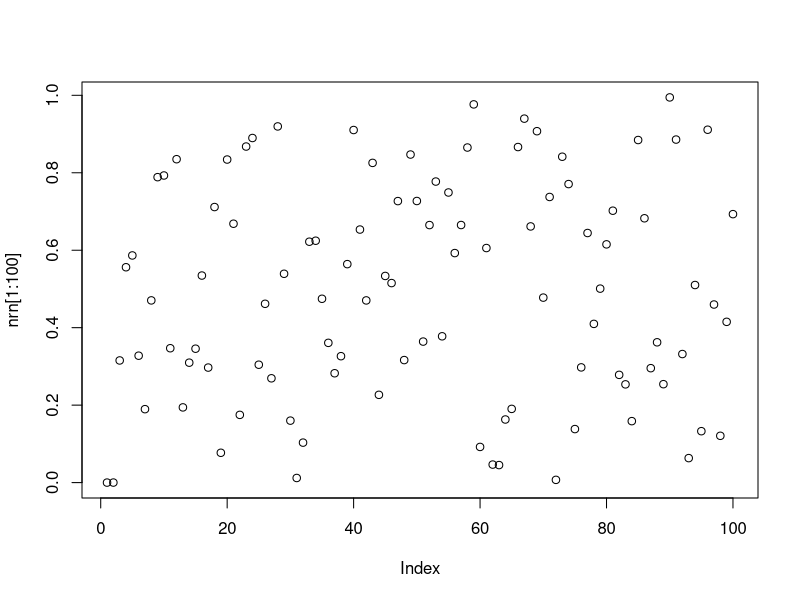
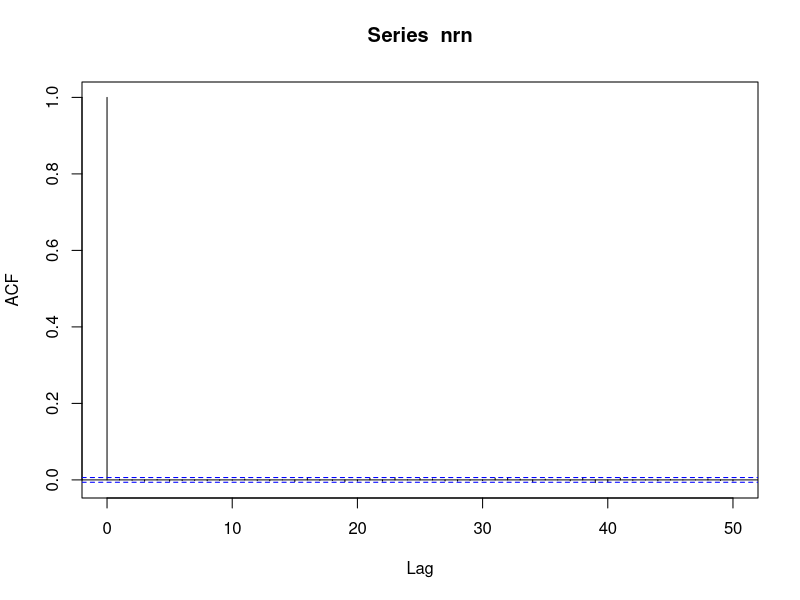
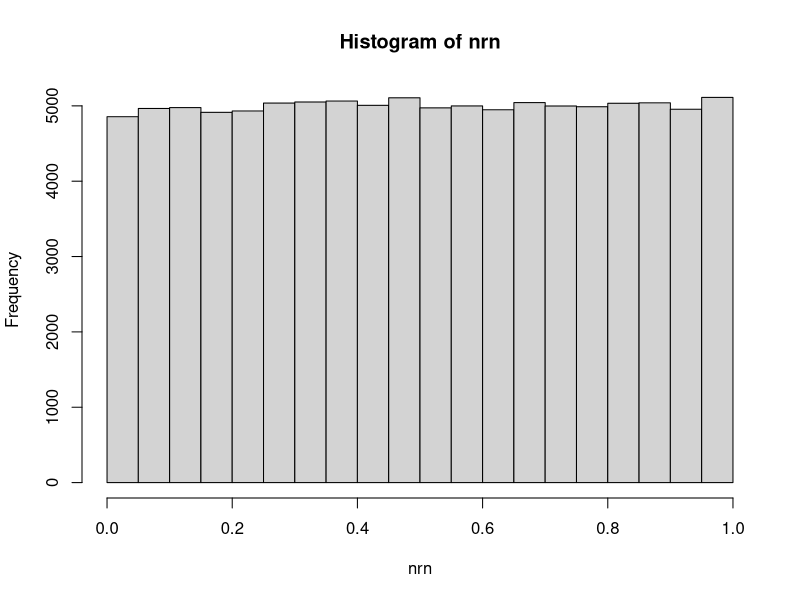
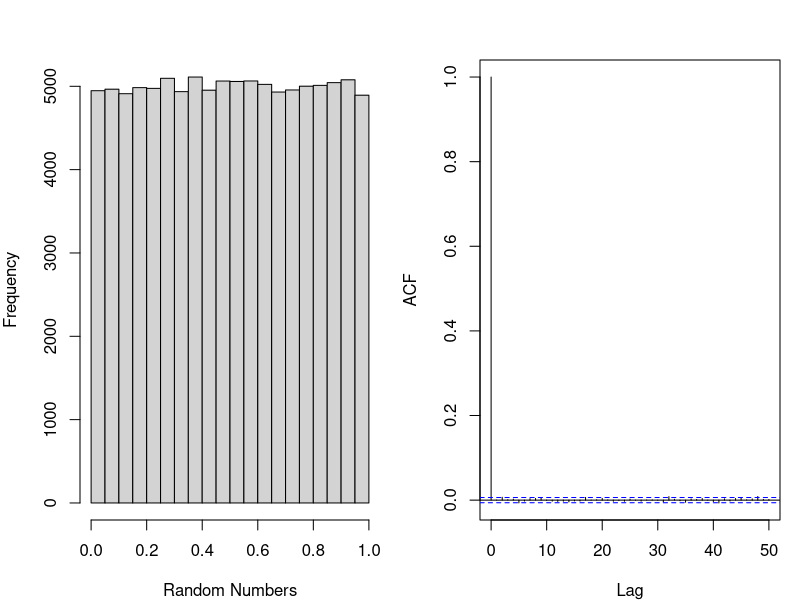
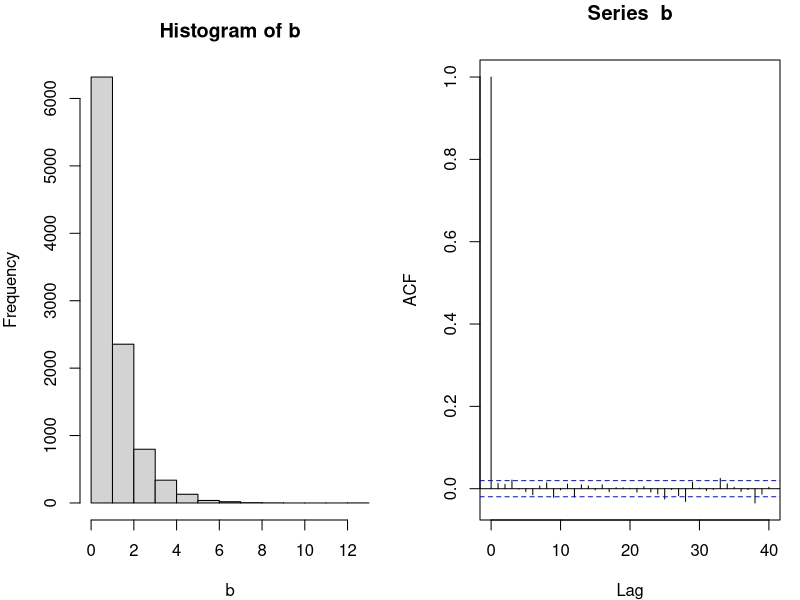
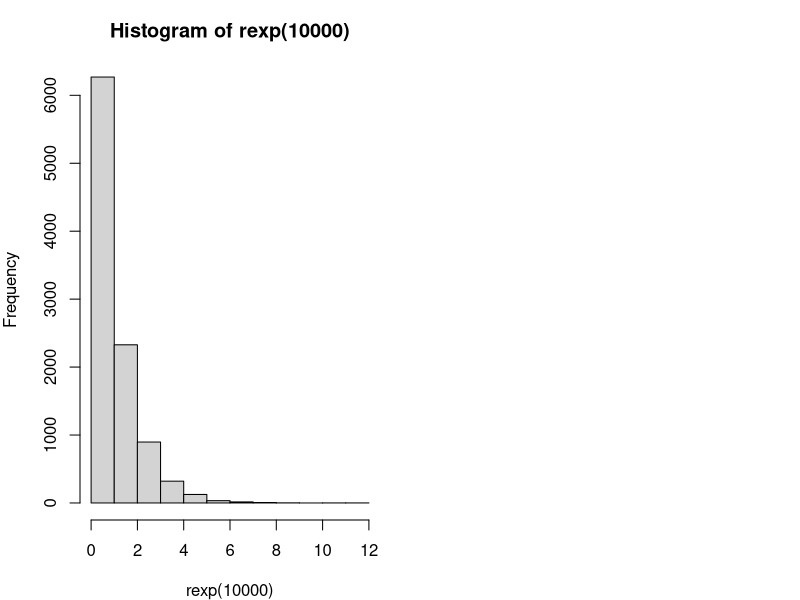
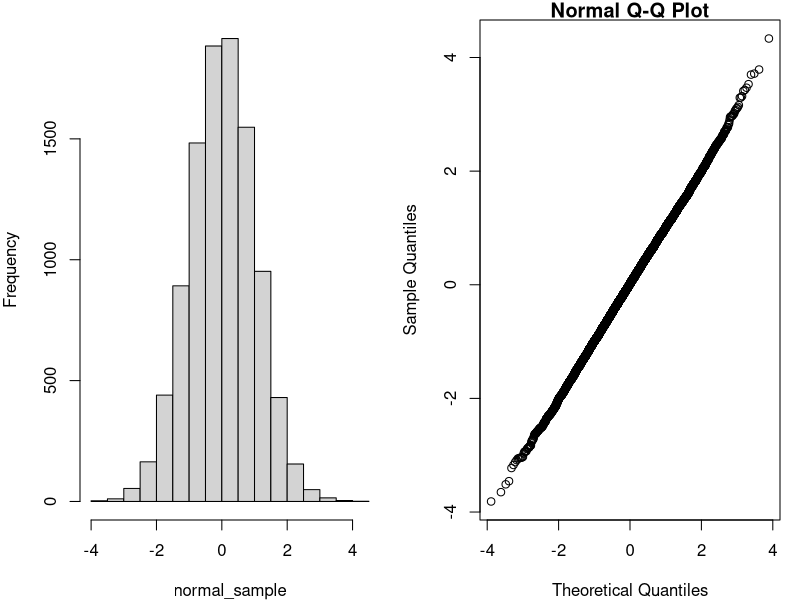
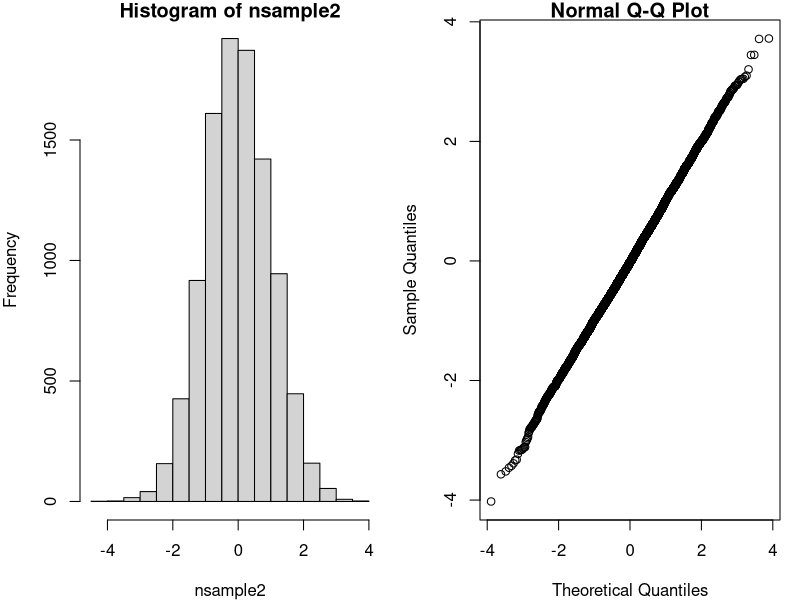

Reproduce these figures in R, in order.
## ---- chunk 1


A <- 7^5
M <-  2^31-1

N <- 100000
rn <- rep (0, N)
rn[1] <- 10
for (i in 2:length (rn))
{
    rn[i] <- (A * rn[i-1] ) %% M
}

nrn <- rn/(M-2)
plot (nrn[1:100])
acf (nrn)
hist (nrn)


n <- 100000
a <- runif(n)
par(mfrow=c(1,2),mar=c(4,4,3,1))
hist(a,xlab="Random Numbers",main="")

acf(a,main="")

## ---- chunk 2
# generate exponenail random numbers

#use method of inverse cdf to generate iid sample from exp(1)
gen_exp <- function(n)
{
    #generate unif(0,) random numbers
    u <- runif(n)
    #transform the random numbers
    -log(1-u)
}

b <- gen_exp (10000)
hist (b)
acf (b)

## r built in generators
hist (rexp (10000))

## ---- chunk 3
gen_normal <- function(n)
{
    #calculates size of random samples, which is greater than half of n
    size_sample <- ceiling(n/2)
    
    R <- sqrt(2*rexp(size_sample))
    theta <- runif(size_sample,0,2*pi)
    
    X <- R*cos(theta)  
    Y <- R*sin(theta)
    
    c(X,Y)[1:n]  
}

normal_sample <- gen_normal(10000)

par(mfrow=c(1,2),mar=c(4,4,1,1))

hist(normal_sample,main="")

qqnorm(normal_sample)

nsample2 <- rnorm (10000) 
hist (nsample2)
qqnorm (nsample2)

## ---- chunk 4

n <- 500
rn <- rgamma (n, shape = 2)

par (mfrow = c(2,2))
plot (rn[1:100])
hist (rn)

matplot(replicate(10, cumsum(rgamma (n, shape = 2))/(1:n)), main = "Demonstrating LLN", log = "x", type = "b"); abline (h = 2)
matplot(replicate(10, (cumsum(rgamma (n, shape = 2))/(1:n) - 2) / sqrt(2/(1:n))), ylim = c(-3,3), type="b", main="Demonstrating CLT")
abline (h = c(0, -2,2), lty = c(1,2,2))



## ---- chunk 5

#### an application of monte carlo method in estimating pi

# n is the number of samples drawn uniformly from the rectangle (-1,1)  * (-1,1)
# an estimate of pi is returned
pi_est_mc <- function(n)
{
    #X and Y are independent, each with marginal distribution unif(-1,1)
    X <- runif(n,-1,1)
    Y <- runif(n,-1,1)
    
    Z <- 4 * (X^2 + Y^2 <= 1)
    mu <- mean (Z)
    error <- 1.96 * sd (Z) /sqrt (n)
    list (pi.est = mu, error.95perc = error, ci.95perc = mu + c(-error, error))
}  

pi_est_mc (100)
pi_est_mc (10000)
pi_est_mc (100000)
pi_est_mc (10000000)
